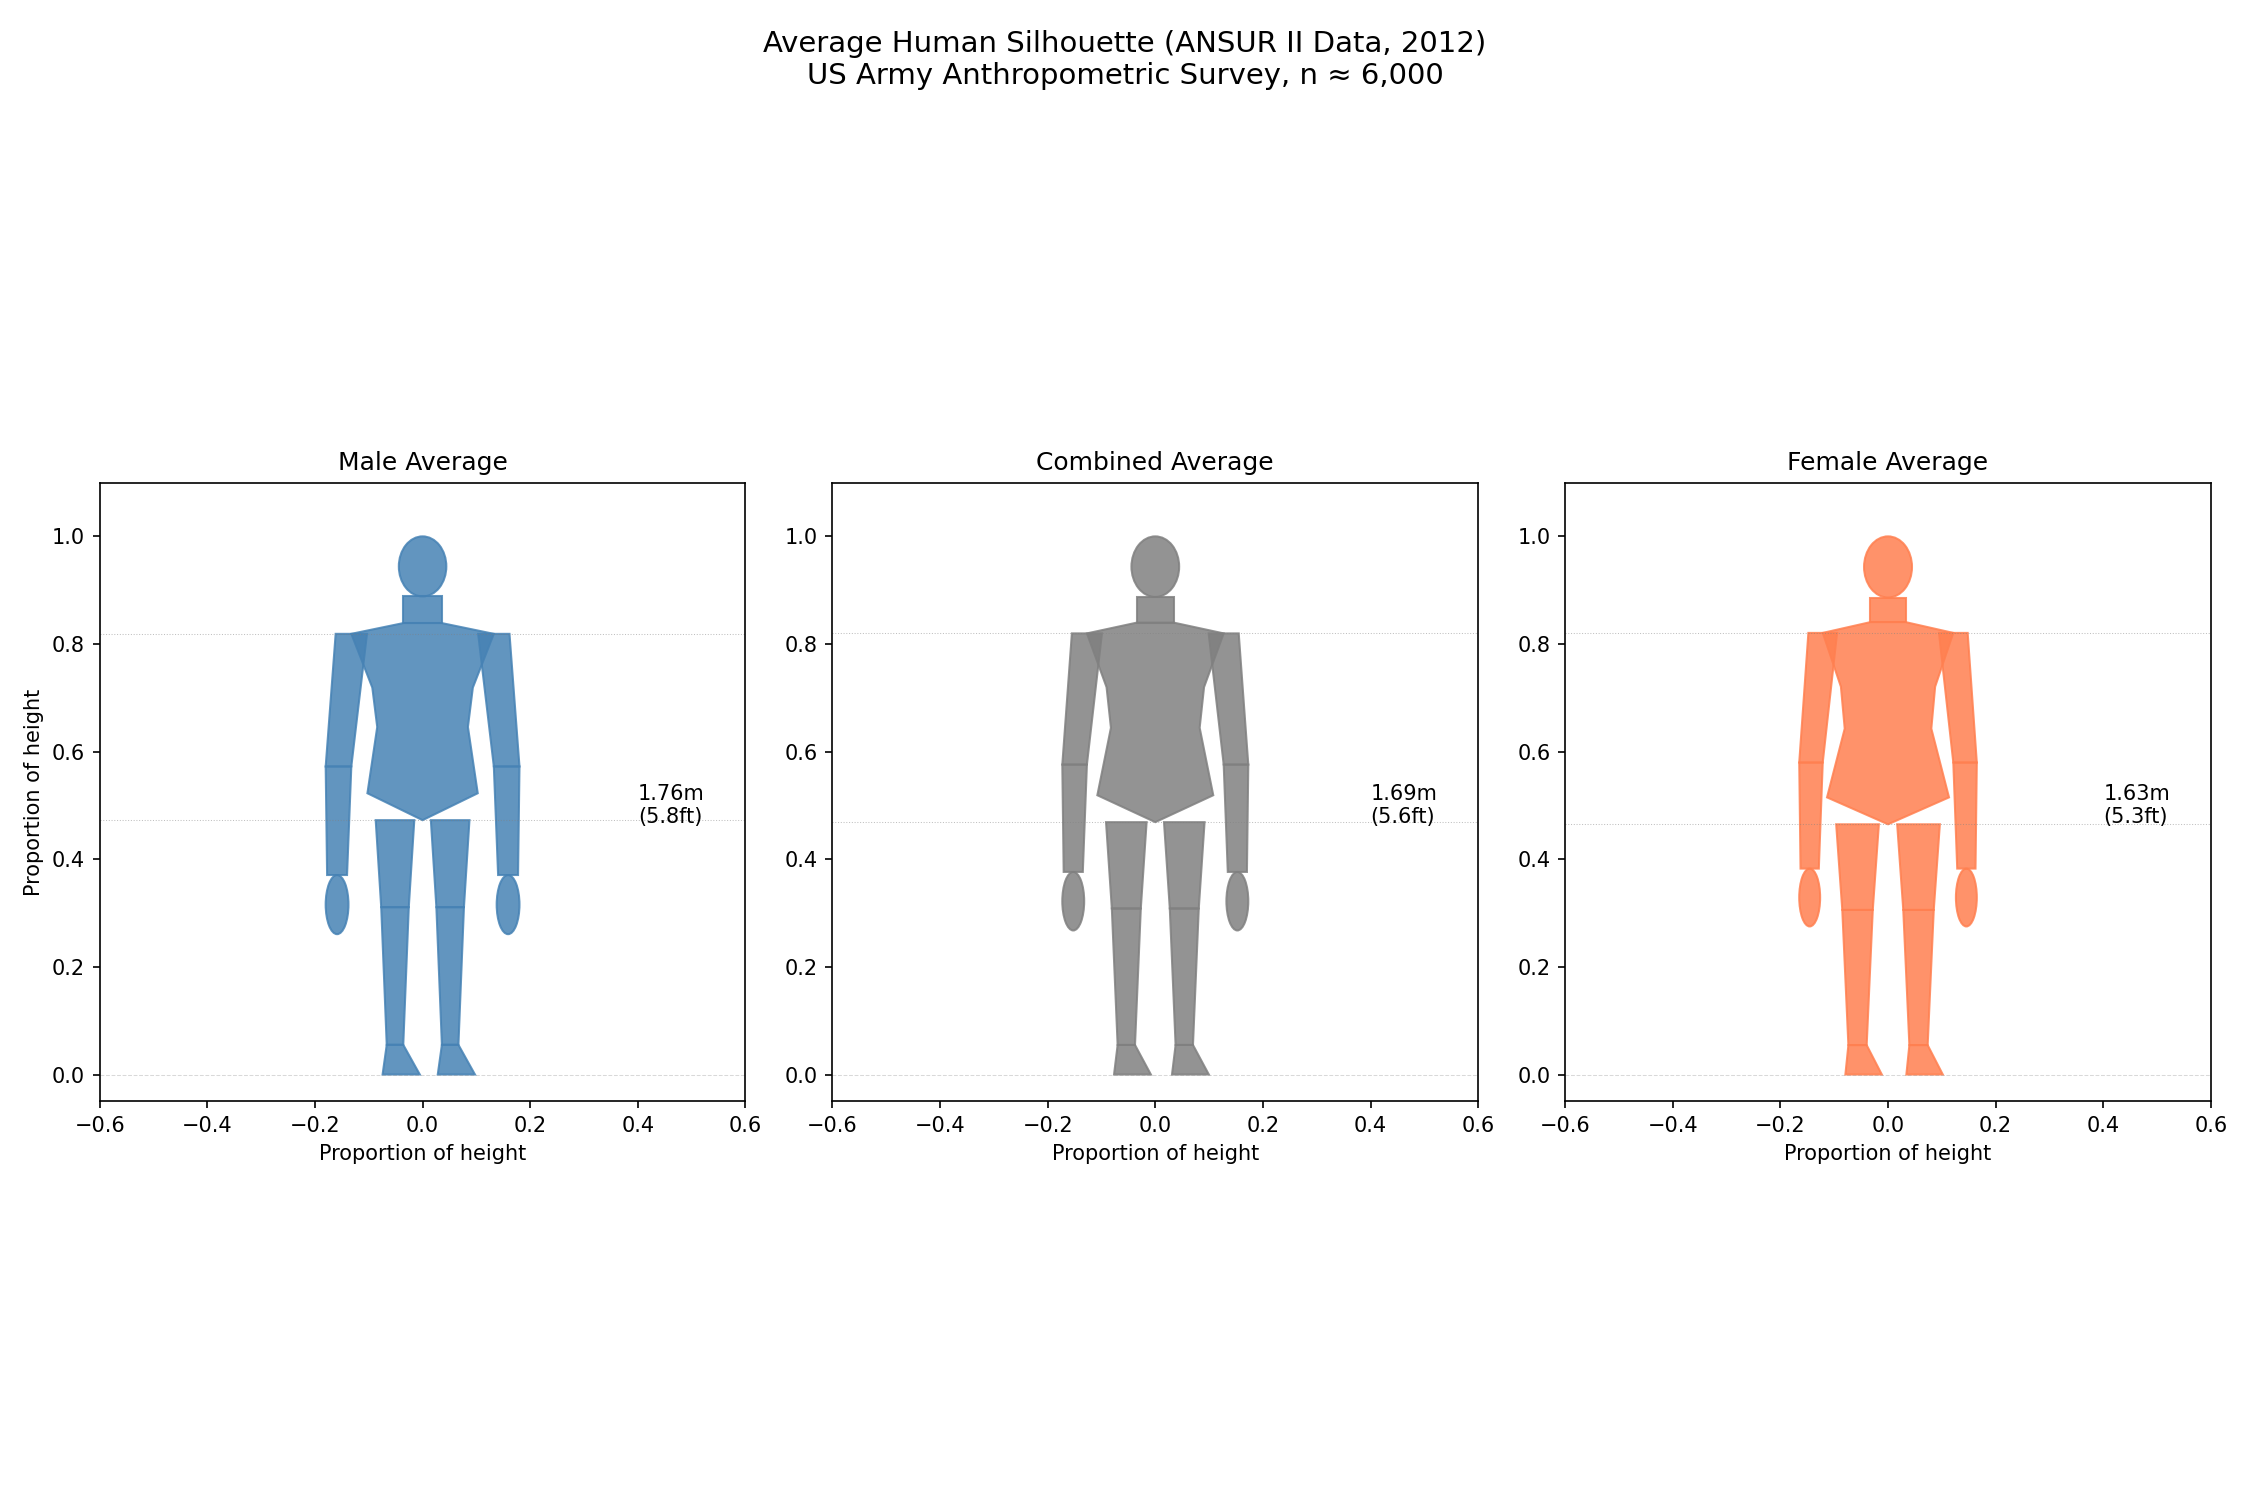

Generate this figure with Python:
"""
Draw an average human silhouette using ANSUR II anthropometric data.

ANSUR II (2012) measured ~6,000 US Army personnel.
Data source: https://www.openlab.psu.edu/ansur2/

Key measurements used (in mm, then converted to normalized proportions):
"""

import numpy as np
import matplotlib.pyplot as plt
from matplotlib.patches import Ellipse, Polygon, Circle, Arc
from matplotlib.collections import PatchCollection
import matplotlib.path as mpath
import matplotlib.patches as mpatches

# ANSUR II Average Measurements (in mm)
# Source: ANSUR II Technical Report, 2012
# Using weighted average of male and female data

ANSUR_II_DATA = {
    # Male averages (n=4,082)
    "male": {
        "stature": 1756,              # Total height
        "shoulder_breadth": 465,       # Biacromial breadth
        "hip_breadth": 360,            # Bitrochanteric breadth  
        "chest_breadth": 328,          # Chest breadth
        "waist_breadth": 296,          # Waist breadth (estimated from circumference)
        "head_length": 196,            # Head length
        "head_breadth": 155,           # Head breadth
        "neck_circumference": 394,     # Neck circumference
        "shoulder_height": 1438,       # Shoulder height (standing)
        "crotch_height": 830,          # Crotch height (leg length)
        "knee_height": 546,            # Knee height
        "ankle_height": 97,            # Ankle height
        "arm_length": 787,             # Arm length (shoulder to wrist)
        "hand_length": 193,            # Hand length
        "foot_length": 270,            # Foot length
        "foot_breadth": 101,           # Foot breadth
    },
    # Female averages (n=1,986)
    "female": {
        "stature": 1628,
        "shoulder_breadth": 395,
        "hip_breadth": 369,
        "chest_breadth": 285,
        "waist_breadth": 262,
        "head_length": 185,
        "head_breadth": 145,
        "neck_circumference": 337,
        "shoulder_height": 1336,
        "crotch_height": 757,
        "knee_height": 498,
        "ankle_height": 89,
        "arm_length": 713,
        "hand_length": 175,
        "foot_length": 245,
        "foot_breadth": 89,
    },
}


def get_average_measurements():
    """Compute average of male and female measurements."""
    avg = {}
    for key in ANSUR_II_DATA["male"]:
        avg[key] = (ANSUR_II_DATA["male"][key] + ANSUR_II_DATA["female"][key]) / 2
    return avg


def draw_human_silhouette(ax, measurements, x_offset=0, color="black", alpha=0.8):
    """
    Draw a stylized human silhouette using anthropometric measurements.
    
    All measurements are normalized to stature = 1.0, then scaled to fit canvas.
    """
    m = measurements
    stature = m["stature"]
    
    # Normalize all measurements to stature
    def norm(val):
        return val / stature
    
    # Key proportions (as fraction of height)
    head_height = norm(m["head_length"])
    head_width = norm(m["head_breadth"])
    neck_width = norm(m["neck_circumference"]) / np.pi  # Diameter from circumference
    shoulder_width = norm(m["shoulder_breadth"])
    chest_width = norm(m["chest_breadth"])
    waist_width = norm(m["waist_breadth"])
    hip_width = norm(m["hip_breadth"])
    
    shoulder_y = norm(m["shoulder_height"])
    crotch_y = norm(m["crotch_height"])
    knee_y = norm(m["knee_height"])
    ankle_y = norm(m["ankle_height"])
    
    arm_length = norm(m["arm_length"])
    hand_length = norm(m["hand_length"])
    foot_length = norm(m["foot_length"])
    foot_width = norm(m["foot_breadth"])
    
    # Calculate derived positions
    head_center_y = 1.0 - head_height / 2
    neck_y = 1.0 - head_height
    chest_y = shoulder_y - 0.1
    waist_y = (shoulder_y + crotch_y) / 2
    
    # Limb widths (estimated proportions)
    upper_arm_width = shoulder_width * 0.22
    forearm_width = shoulder_width * 0.18
    hand_width = shoulder_width * 0.20
    thigh_width = hip_width * 0.35
    calf_width = hip_width * 0.25
    ankle_width = hip_width * 0.15
    
    patches = []
    
    # HEAD (ellipse)
    head = Ellipse(
        (x_offset, head_center_y),
        width=head_width,
        height=head_height,
        color=color,
        alpha=alpha,
    )
    patches.append(head)
    
    # NECK (rectangle approximated as polygon)
    neck_top = neck_y
    neck_bottom = shoulder_y + 0.02
    neck_verts = [
        (x_offset - neck_width/2, neck_top),
        (x_offset + neck_width/2, neck_top),
        (x_offset + neck_width/2, neck_bottom),
        (x_offset - neck_width/2, neck_bottom),
    ]
    neck = Polygon(neck_verts, color=color, alpha=alpha)
    patches.append(neck)
    
    # TORSO (polygon with smooth transitions)
    torso_verts = [
        # Left shoulder
        (x_offset - shoulder_width/2, shoulder_y),
        # Left armpit
        (x_offset - chest_width/2, chest_y),
        # Left waist
        (x_offset - waist_width/2, waist_y),
        # Left hip
        (x_offset - hip_width/2, crotch_y + 0.05),
        # Crotch
        (x_offset, crotch_y),
        # Right hip
        (x_offset + hip_width/2, crotch_y + 0.05),
        # Right waist
        (x_offset + waist_width/2, waist_y),
        # Right armpit
        (x_offset + chest_width/2, chest_y),
        # Right shoulder
        (x_offset + shoulder_width/2, shoulder_y),
        # Neck right
        (x_offset + neck_width/2, shoulder_y + 0.02),
        # Neck left
        (x_offset - neck_width/2, shoulder_y + 0.02),
    ]
    torso = Polygon(torso_verts, color=color, alpha=alpha)
    patches.append(torso)
    
    # ARMS (left and right)
    for side in [-1, 1]:
        shoulder_x = x_offset + side * shoulder_width / 2
        elbow_y = shoulder_y - arm_length * 0.55
        wrist_y = shoulder_y - arm_length
        hand_bottom_y = wrist_y - hand_length
        
        # Upper arm
        upper_arm_verts = [
            (shoulder_x - upper_arm_width/2, shoulder_y),
            (shoulder_x + upper_arm_width/2, shoulder_y),
            (shoulder_x + side * forearm_width/2 + forearm_width/2, elbow_y),
            (shoulder_x + side * forearm_width/2 - forearm_width/2, elbow_y),
        ]
        upper_arm = Polygon(upper_arm_verts, color=color, alpha=alpha)
        patches.append(upper_arm)
        
        # Forearm
        forearm_verts = [
            (shoulder_x + side * forearm_width/2 - forearm_width/2, elbow_y),
            (shoulder_x + side * forearm_width/2 + forearm_width/2, elbow_y),
            (shoulder_x + side * hand_width/2 + hand_width/2 * 0.7, wrist_y),
            (shoulder_x + side * hand_width/2 - hand_width/2 * 0.7, wrist_y),
        ]
        forearm = Polygon(forearm_verts, color=color, alpha=alpha)
        patches.append(forearm)
        
        # Hand (ellipse)
        hand_x = shoulder_x + side * hand_width/2
        hand = Ellipse(
            (hand_x, wrist_y - hand_length/2),
            width=hand_width * 0.8,
            height=hand_length,
            color=color,
            alpha=alpha,
        )
        patches.append(hand)
    
    # LEGS (left and right)
    leg_spread = hip_width * 0.25
    for side in [-1, 1]:
        hip_x = x_offset + side * leg_spread
        
        # Thigh
        thigh_verts = [
            (hip_x - thigh_width/2, crotch_y),
            (hip_x + thigh_width/2, crotch_y),
            (hip_x + calf_width/2, knee_y),
            (hip_x - calf_width/2, knee_y),
        ]
        thigh = Polygon(thigh_verts, color=color, alpha=alpha)
        patches.append(thigh)
        
        # Calf
        calf_verts = [
            (hip_x - calf_width/2, knee_y),
            (hip_x + calf_width/2, knee_y),
            (hip_x + ankle_width/2, ankle_y),
            (hip_x - ankle_width/2, ankle_y),
        ]
        calf = Polygon(calf_verts, color=color, alpha=alpha)
        patches.append(calf)
        
        # Foot
        foot_verts = [
            (hip_x - ankle_width/2, ankle_y),
            (hip_x + ankle_width/2, ankle_y),
            (hip_x + foot_length * 0.3, 0),
            (hip_x - foot_length * 0.15, 0),
        ]
        foot = Polygon(foot_verts, color=color, alpha=alpha)
        patches.append(foot)
    
    for patch in patches:
        ax.add_patch(patch)
    
    return patches


def main():
    # Get average human measurements
    avg = get_average_measurements()
    male = ANSUR_II_DATA["male"]
    female = ANSUR_II_DATA["female"]
    
    print("ANSUR II Anthropometric Data Summary")
    print("=" * 50)
    print(f"{'Measurement':<25} {'Male':>10} {'Female':>10} {'Average':>10}")
    print("-" * 50)
    for key in avg:
        print(f"{key:<25} {male[key]:>10.0f} {female[key]:>10.0f} {avg[key]:>10.0f}")
    print("=" * 50)
    print("All measurements in mm")
    
    # Create figure
    fig, axes = plt.subplots(1, 3, figsize=(15, 10))
    fig.suptitle(
        "Average Human Silhouette (ANSUR II Data, 2012)\n"
        "US Army Anthropometric Survey, n ≈ 6,000",
        fontsize=14,
    )
    
    titles = ["Male Average", "Combined Average", "Female Average"]
    datasets = [male, avg, female]
    colors = ["steelblue", "gray", "coral"]
    
    for ax, title, data, color in zip(axes, titles, datasets, colors):
        ax.set_xlim(-0.6, 0.6)
        ax.set_ylim(-0.05, 1.1)
        ax.set_aspect("equal")
        ax.set_title(title, fontsize=12)
        ax.axhline(0, color="gray", lw=0.5, ls="--", alpha=0.3)
        
        draw_human_silhouette(ax, data, x_offset=0, color=color, alpha=0.85)
        
        # Add height annotation
        stature_m = data["stature"] / 1000
        ax.text(0.4, 0.5, f"{stature_m:.2f}m\n({stature_m*3.281:.1f}ft)", 
                fontsize=10, ha="left", va="center")
        
        # Add reference lines
        ax.axhline(data["shoulder_height"]/data["stature"], 
                   color="gray", lw=0.5, ls=":", alpha=0.5)
        ax.axhline(data["crotch_height"]/data["stature"], 
                   color="gray", lw=0.5, ls=":", alpha=0.5)
        
        ax.set_ylabel("Proportion of height" if ax == axes[0] else "")
        ax.set_xlabel("Proportion of height")
    
    plt.tight_layout()
    plt.savefig("average_human.png", dpi=150, transparent=True)
    plt.savefig("average_human.svg", format="svg", transparent=True)
    print("\nSaved figures to average_human.png and average_human.svg")
    
    plt.show()


if __name__ == "__main__":
    main()
